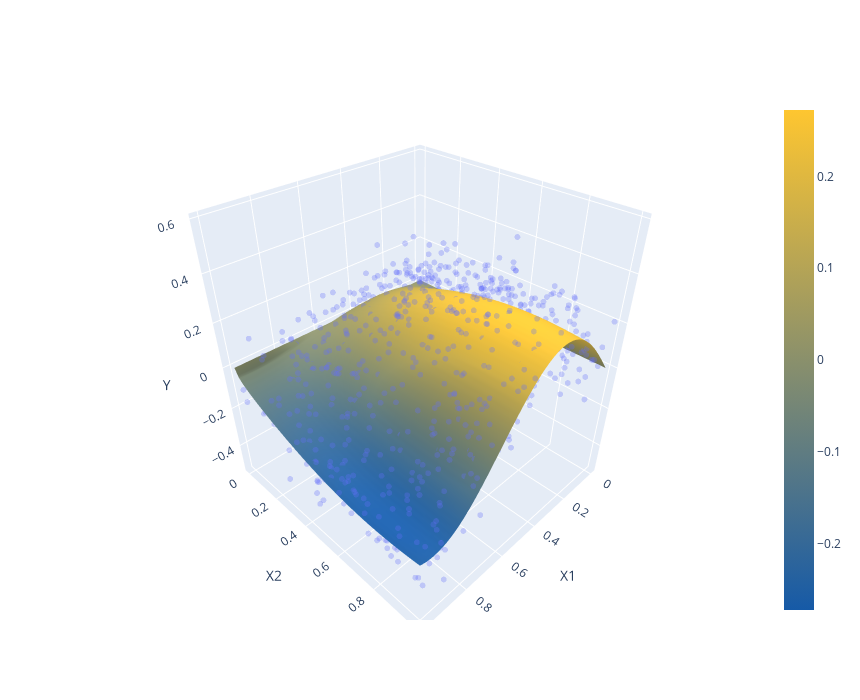

The notebook cell saved with this chart:
### Code cell
def surface_scatter_plot(X,y,f, xlo=0., xhi=1., ngrid=50,
                         width=860, height=700, f0=Ey_x, show_f0=False):
    scatter = go.Scatter3d(x=X[:,0],y=X[:,1],z=y,
                           mode='markers',
                           marker=dict(size=2, opacity=0.3)
    )
    xgrid = np.linspace(xlo,xhi,ngrid)
    ey = np.zeros((len(xgrid),len(xgrid)))
    ey0 = np.zeros((len(xgrid),len(xgrid)))
    colorscale = [[0, colors[0]], [1, colors[2]]]
    for i in range(len(xgrid)):
        for j in range(len(xgrid)):
            ey[j,i] = f([xgrid[i],xgrid[j]])
            ey0[j,i]= f0([xgrid[i],xgrid[j]])
    surface = go.Surface(x=xgrid, y=xgrid, z=ey, colorscale=colorscale, opacity=1.0)
    if (show_f0):
        surface0 = go.Surface(x=xgrid, y=xgrid, z=ey0, opacity=0.8, colorscale=colorscale)
        layers = [scatter, surface, surface0]
    else:
        layers = [scatter, surface]
    fig = go.FigureWidget(
        data=layers,
        layout = go.Layout(
            autosize=True,
            scene=dict(
                xaxis_title='X1',
                yaxis_title='X2',
                zaxis_title='Y'
            ),
            width=width,
            height=height,
        )
    )
    return fig

fig = surface_scatter_plot(Xsim, ysim, Ey_x)
fig

### Figure 1 — Plotly figure (JSON) as saved in the notebook; plotly's stock layout.template omitted (floating-point values rounded to 4 significant figures; data arrays with more than 128 entries replaced by an {"elided": "..."} marker saying what was removed)
{"data": [{"marker": {"opacity": 0.3, "size": 2}, "mode": "markers", "type": "scatter3d", "uid": "833eeb8c-a0f2-4a06-af5e-63cbc8ac25e5", "x": {"elided": "1000 float values"}, "y": {"elided": "1000 float values"}, "z": {"elided": "1000 float values"}}, {"colorscale": [[0, "#165aa7"], [1, "#fec630"]], "opacity": 1, "type": "surface", "uid": "46e89263-f6d1-4f73-acac-86155532b6a9", "x": [0, 0.02041, 0.04082, 0.06122, 0.08163, 0.102, 0.1224, 0.1429, 0.1633, 0.1837, 0.2041, 0.2245, 0.2449, 0.2653, 0.2857, 0.3061, 0.3265, 0.3469, 0.3673, 0.3878, 0.4082, 0.4286, 0.449, 0.4694, 0.4898, 0.5102, 0.5306, 0.551, 0.5714, 0.5918, 0.6122, 0.6327, 0.6531, 0.6735, 0.6939, 0.7143, 0.7347, 0.7551, 0.7755, 0.7959, 0.8163, 0.8367, 0.8571, 0.8776, 0.898, 0.9184, 0.9388, 0.9592, 0.9796, 1], "y": [0, 0.02041, 0.04082, 0.06122, 0.08163, 0.102, 0.1224, 0.1429, 0.1633, 0.1837, 0.2041, 0.2245, 0.2449, 0.2653, 0.2857, 0.3061, 0.3265, 0.3469, 0.3673, 0.3878, 0.4082, 0.4286, 0.449, 0.4694, 0.4898, 0.5102, 0.5306, 0.551, 0.5714, 0.5918, 0.6122, 0.6327, 0.6531, 0.6735, 0.6939, 0.7143, 0.7347, 0.7551, 0.7755, 0.7959, 0.8163, 0.8367, 0.8571, 0.8776, 0.898, 0.9184, 0.9388, 0.9592, 0.9796, 1], "z": {"elided": "50x50 float values"}}], "layout": {"autosize": true, "height": 700, "scene": {"xaxis": {"title": {"text": "X1"}}, "yaxis": {"title": {"text": "X2"}}, "zaxis": {"title": {"text": "Y"}}}, "width": 860}}
